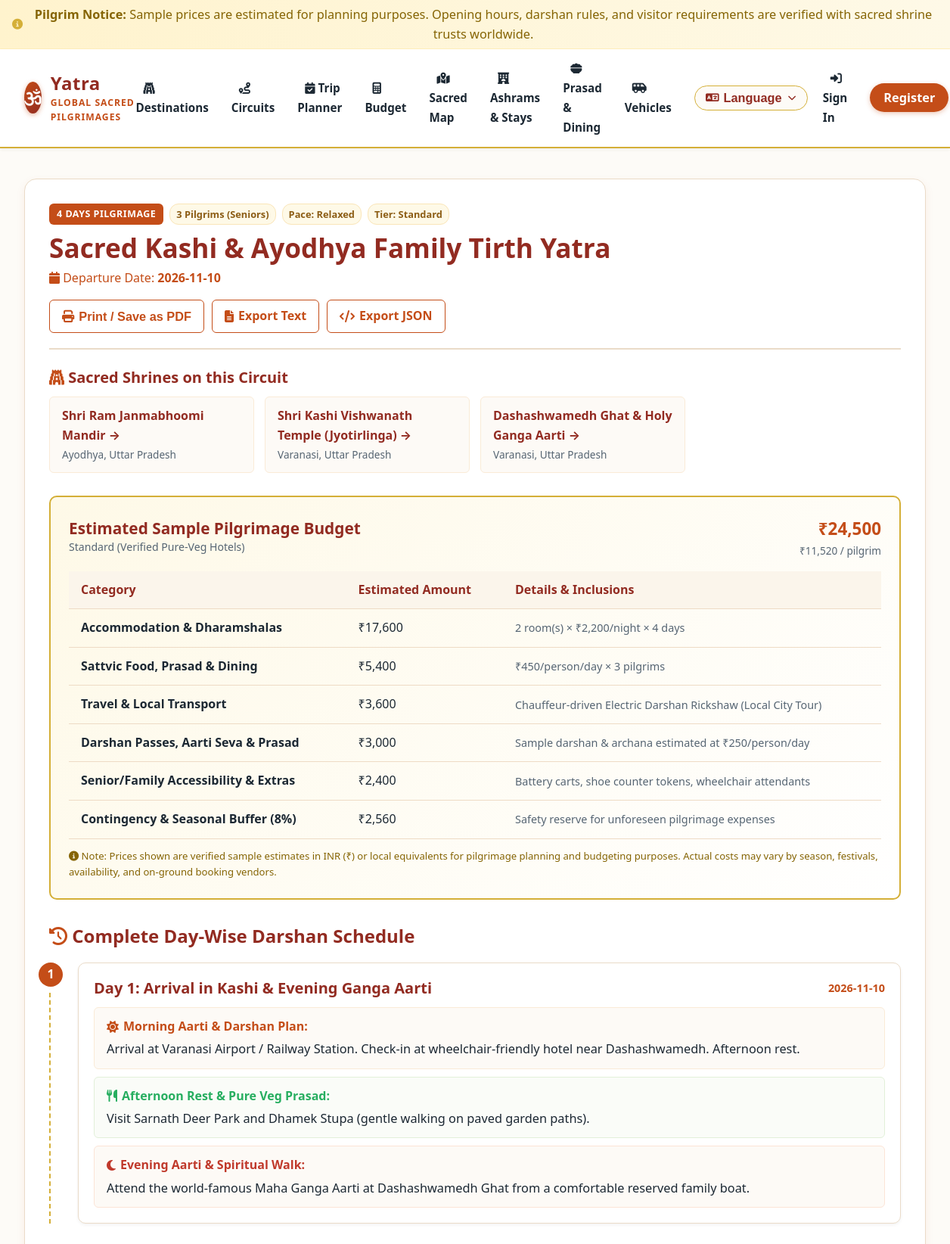
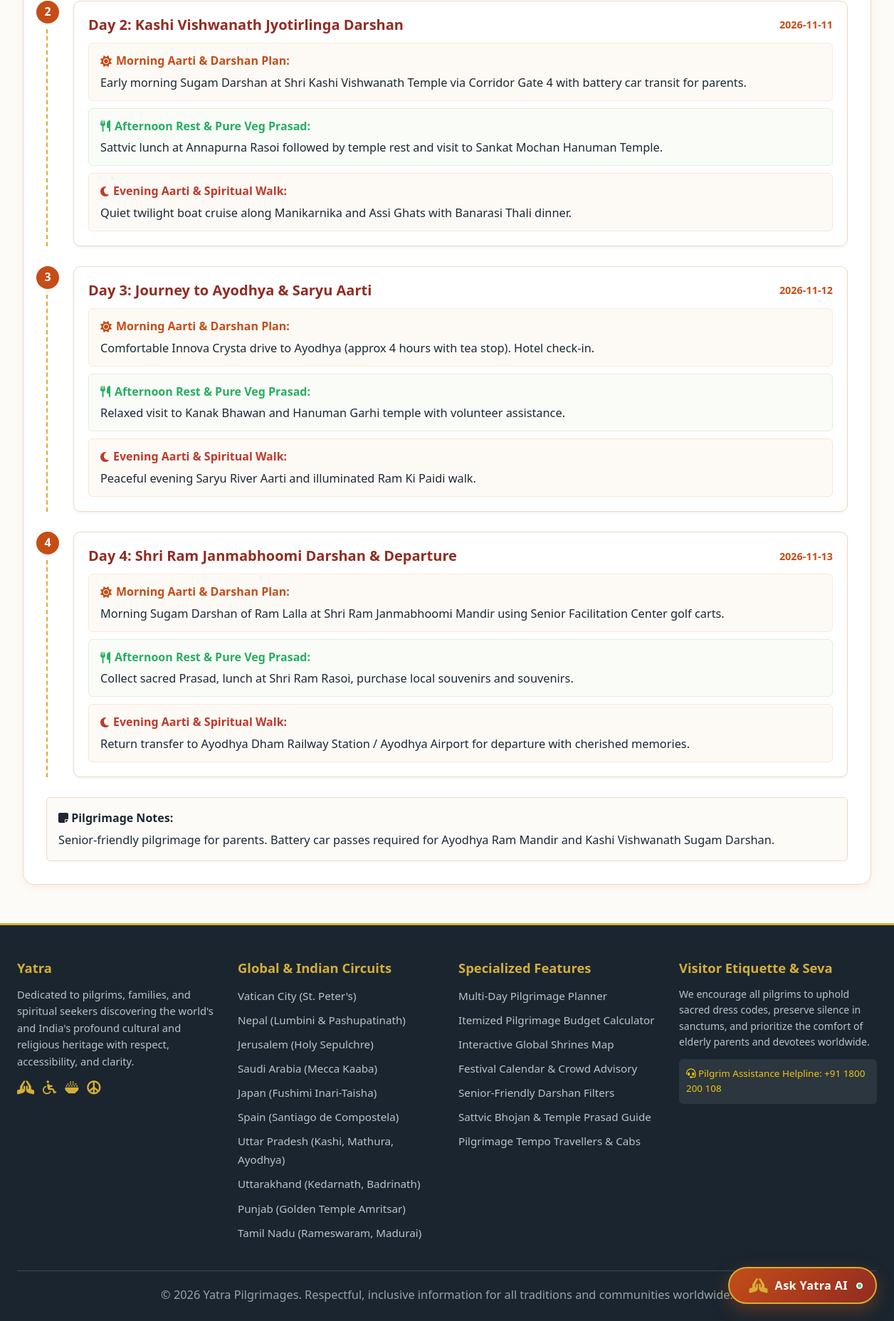
Screenshot of /trips/1 with the database file from the repository (2 pictures, top to bottom).
### tables this page shows
CREATE TABLE trips (
    id INTEGER PRIMARY KEY AUTOINCREMENT,
    user_id INTEGER,
    title TEXT NOT NULL,
    circuit_id INTEGER,
    destination_ids_json TEXT NOT NULL,
    start_date TEXT,
    total_days INTEGER NOT NULL,
    travelers_count INTEGER DEFAULT 2,
    traveler_profile TEXT CHECK(traveler_profile IN ('solo', 'couple', 'family', 'seniors')),
    pace TEXT CHECK(pace IN ('relaxed', 'balanced', 'active')),
    budget_tier TEXT CHECK(budget_tier IN ('economy', 'standard', 'comfort')),
    estimated_total_cost REAL NOT NULL,
    notes TEXT,
    created_at TIMESTAMP DEFAULT CURRENT_TIMESTAMP,
    FOREIGN KEY (user_id) REFERENCES users (id) ON DELETE CASCADE,
    FOREIGN KEY (circuit_id) REFERENCES circuits (id) ON DELETE SET NULL
);

CREATE TABLE religious_site_details (
    id INTEGER PRIMARY KEY AUTOINCREMENT,
    destination_id INTEGER UNIQUE NOT NULL,
    opening_hours TEXT NOT NULL,
    morning_aarti_time TEXT,
    evening_aarti_time TEXT,
    darshan_timings TEXT NOT NULL,
    special_darshan_info TEXT,
    entry_fee_info TEXT, -- Sample price details clearly stated
    dress_code TEXT NOT NULL,
    footwear_rules TEXT NOT NULL,
    phone_camera_rules TEXT NOT NULL,
    security_info TEXT,
    non_hindu_entry_rules TEXT,
    wheelchair_accessible INTEGER DEFAULT 0,
    senior_priority_darshan INTEGER DEFAULT 0,
    battery_car_available INTEGER DEFAULT 0,
    walking_distance_meters INTEGER DEFAULT 200,
    medical_facility_nearby INTEGER DEFAULT 1,
    official_booking_url TEXT,
    FOREIGN KEY (destination_id) REFERENCES destinations (id) ON DELETE CASCADE
);

CREATE TABLE destinations (
    id INTEGER PRIMARY KEY AUTOINCREMENT,
    name TEXT NOT NULL,
    city TEXT NOT NULL,
    state TEXT NOT NULL,
    country TEXT DEFAULT 'India',
    category TEXT NOT NULL CHECK(category IN ('temple', 'pilgrimage_route', 'sacred_river', 'mosque_dargah', 'church', 'gurudwara', 'monastery', 'heritage_site')),
    religion_tradition TEXT NOT NULL,
    description TEXT NOT NULL,
    history TEXT,
    significance TEXT,
    best_time_to_visit TEXT,
    latitude REAL,
    longitude REAL,
    image_url TEXT,
    verified INTEGER DEFAULT 1
);

CREATE TABLE trip_days (
    id INTEGER PRIMARY KEY AUTOINCREMENT,
    trip_id INTEGER NOT NULL,
    day_number INTEGER NOT NULL,
    date TEXT,
    title TEXT NOT NULL,
    morning_plan TEXT NOT NULL,
    afternoon_plan TEXT NOT NULL,
    evening_plan TEXT NOT NULL,
    estimated_cost REAL DEFAULT 0.0,
    FOREIGN KEY (trip_id) REFERENCES trips (id) ON DELETE CASCADE
);

### routes/trips.py (the view)
@trips_bp.route('/trips/<int:trip_id>')
def trip_summary(trip_id):
    user_id = session.get('user_id')
    trip = ItineraryService.get_trip_details(trip_id)
    if not trip:
        abort(404)
    return render_template('trip_summary.html', trip=trip, disclaimer=Config.SAMPLE_PRICE_DISCLAIMER)

### db.py (called while the page is built)
def get_db():
    if 'db' not in g:
        db_path = current_app.config.get('DATABASE_PATH', Config.DATABASE_PATH)
        g.db = sqlite3.connect(db_path)
        g.db.row_factory = sqlite3.Row
        g.db.execute("PRAGMA foreign_keys = ON;")
    return g.db

### services/location_service.py (called while the page is built)
    @staticmethod
    def get_destinations_by_ids(dest_ids):
        if not dest_ids:
            return []
        if is_supabase_enabled():
            dests = SupabaseService.get_destinations_by_ids(dest_ids)
            if dests:
                return dests
        db = get_db()
        placeholders = ",".join("?" for _ in dest_ids)
        query = f"""
            SELECT d.*, rsd.*
            FROM destinations d
            LEFT JOIN religious_site_details rsd ON d.id = rsd.destination_id
            WHERE d.id IN ({placeholders})
        """
        rows = db.execute(query, dest_ids).fetchall()
        return [dict(r) for r in rows]

### services/supabase_service.py (called while the page is built, shortened)
def get_supabase():
    global _supabase_client
    if _supabase_client is not None:
        return _supabase_client
    url = os.environ.get("SUPABASE_URL")
    key = os.environ.get("SUPABASE_SERVICE_ROLE_KEY") or os.environ.get("SUPABASE_KEY")
    if not url or not key:
        return None

def is_supabase_enabled():
    if has_app_context() and current_app and current_app.config.get("TESTING"):
        return False
    client = get_supabase()
    return client is not None

### services/vehicle_service.py (called while the page is built)
    @staticmethod
    def get_all_vehicles():
        if is_supabase_enabled():
            sb_vehicles = SupabaseService.get_vehicles()
            if sb_vehicles is not None and len(sb_vehicles) > 0:
                return sb_vehicles
        db = get_db()
        rows = db.execute("SELECT * FROM vehicles ORDER BY capacity ASC, price_per_day ASC").fetchall()
        return [dict(r) for r in rows]

    @staticmethod
    def get_vehicle_by_id(vehicle_id):
        if is_supabase_enabled():
            sb_vehicle = SupabaseService.get_vehicle_by_id(vehicle_id)
            if sb_vehicle:
                return sb_vehicle
        db = get_db()
        row = db.execute("SELECT * FROM vehicles WHERE id = ?", (vehicle_id,)).fetchone()
        return dict(row) if row else None

### templates/trip_summary.html (shortened to what this page needs)
{% extends 'base.html' %}
{% block content %}
<div class="planner-card">
    <div style="display: flex; justify-content: space-between; align-items: flex-start; flex-wrap: wrap; gap: 16px; margin-bottom: 24px; padding-bottom: 20px; border-bottom: 2px solid var(--border-color);">
        <div>
            <div style="display: flex; gap: 8px; margin-bottom: 8px;">
                <span class="badge-tag" style="position: static;">{{ trip.total_days }} Days Pilgrimage</span>
                <span class="amenity-pill">{{ trip.travelers_count }} Pilgrims ({{ trip.traveler_profile|capitalize }})</span>
                <span class="amenity-pill">Pace: {{ trip.pace|capitalize }}</span>
                <span class="amenity-pill">Tier: {{ trip.budget_tier|capitalize }}</span>
            </div>
            <h1 style="font-size: 2.2rem; color: var(--secondary-color); margin-top: 6px;">{{ trip.title }}</h1>
            {% if trip.start_date %}
                <div style="font-size: 1rem; color: var(--primary-color); margin-top: 4px;">
                    <i class="fa-solid fa-calendar"></i> Departure Date: <strong>{{ trip.start_date }}</strong>
                </div>
            {% endif %}
        </div>
        <div style="display: flex; gap: 10px; flex-wrap: wrap;" class="btn-print-group">
            <button onclick="window.print()" class="btn-outline btn-print">
                <i class="fa-solid fa-print"></i> Print / Save as PDF
            </button>
            <a href="{{ url_for('trips.export_text', trip_id=trip.id) }}" class="btn-outline btn-export">
                <i class="fa-solid fa-file-lines"></i> Export Text
            </a>
            <a href="{{ url_for('trips.export_json', trip_id=trip.id) }}" class="btn-outline btn-export">
                <i class="fa-solid fa-code"></i> Export JSON
            </a>
        </div>
    </div>
    <div style="margin-bottom: 30px;">
        <h3 style="font-size: 1.25rem; color: var(--secondary-color); margin-bottom: 12px;">
            <i class="fa-solid fa-gopuram" style="color: var(--primary-color);"></i> Sacred Shrines on this Circuit
        </h3>
        <div style="display: grid; grid-template-columns: repeat(auto-fill, minmax(260px, 1fr)); gap: 14px;">
            {% for d in trip.destinations %}
                <div style="background: #fdfaf6; border: 1px solid #faebd7; padding: 12px 16px; border-radius: var(--radius-sm);">
                    <a href="{{ url_for('destinations.destination_detail', dest_id=d.id) }}" style="font-weight: 700; color: var(--secondary-color);">
                        {{ d.name }} &rarr;
                    </a>
                    <div style="font-size: 0.85rem; color: var(--text-muted); margin-top: 2px;">{{ d.city }}, {{ d.state }}</div>
                </div>
            {% endfor %}
        </div>
    </div>
    <div class="budget-summary-box">
        <div style="display: flex; justify-content: space-between; align-items: center; flex-wrap: wrap; gap: 12px; margin-bottom: 12px;">
            <div>
                <h3 style="font-size: 1.3rem; margin: 0; color: var(--secondary-color);">Estimated Sample Pilgrimage Budget</h3>
                <div style="font-size: 0.88rem; color: var(--text-muted);">{{ trip.budget_info.tier_label }}</div>
            </div>
            <div style="text-align: right;">
                <div class="budget-grand-total">₹{{ "{:,.0f}".format(trip.estimated_total_cost) }}</div>
                <div style="font-size: 0.85rem; color: var(--text-muted);">₹{{ "{:,.0f}".format(trip.budget_info.per_person_cost) }} / pilgrim</div>
            </div>
        </div>
        <table class="budget-table">
            <thead>
                <tr>
                    <th>Category</th>
                    <th>Estimated Amount</th>
                    <th>Details & Inclusions</th>
                </tr>
            </thead>
            <tbody>
                {% for key, item in trip.budget_info.breakdown.items() %}
                    <tr>
                        <td><strong>{{ item.label }}</strong></td>
                        <td>₹{{ "{:,.0f}".format(item.amount) }}</td>
                        <td style="color: var(--text-muted); font-size: 0.9rem;">{{ item.note }}</td>
                    </tr>
                {% endfor %}
            </tbody>
        </table>
        <div style="margin-top: 12px; font-size: 0.82rem; color: #856404;">
            <i class="fa-solid fa-circle-info"></i> {{ trip.budget_info.disclaimer }}
        </div>
    </div>
    <h3 style="font-size: 1.5rem; color: var(--secondary-color); margin: 32px 0 20px 0;">
        <i class="fa-solid fa-clock-rotate-left" style="color: var(--primary-color);"></i> Complete Day-Wise Darshan Schedule
    </h3>
    {% for day in trip.days %}
        <div class="day-timeline-item">
            <div class="day-badge-marker">{{ day.day_number }}</div>
            <div style="background: #ffffff; border: 1px solid var(--border-color); border-radius: var(--radius-md); padding: 20px; box-shadow: var(--shadow-sm);">
                <div style="display: flex; justify-content: space-between; align-items: center; margin-bottom: 12px; flex-wrap: wrap;">
                    <h4 style="font-size: 1.25rem; color: var(--secondary-color); margin: 0;">{{ day.title }}</h4>
                    {% if day.date %}
                        <span style="font-weight: 700; color: var(--primary-color); font-size: 0.9rem;">{{ day.date }}</span>
                    {% endif %}
                </div>
                <div class="time-slot">
                    <strong><i class="fa-solid fa-sun"></i> Morning Aarti & Darshan Plan:</strong>
                    <p style="margin-top: 4px; color: var(--text-primary); line-height: 1.6;">{{ day.morning_plan }}</p>
                </div>
                <div class="time-slot" style="background-color: #fafcf8; border-color: #e2f0d9;">
                    <strong style="color: #27ae60;"><i class="fa-solid fa-utensils"></i> Afternoon Rest & Pure Veg Prasad:</strong>
                    <p style="margin-top: 4px; color: var(--text-primary); line-height: 1.6;">{{ day.afternoon_plan }}</p>
                </div>
                <div class="time-slot" style="background-color: #fdfaf6; border-color: #fce4d6;">
                    <strong style="color: #c0392b;"><i class="fa-solid fa-moon"></i> Evening Aarti & Spiritual Walk:</strong>
                    <p style="margin-top: 4px; color: var(--text-primary); line-height: 1.6;">{{ day.evening_plan }}</p>
                </div>
            </div>
        </div>
    {% endfor %}
    {% if trip.notes %}
        <div style="margin-top: 24px; padding: 16px; background: #fdfbf7; border: 1px solid var(--border-color); border-radius: var(--radius-sm);">
            <strong><i class="fa-solid fa-note-sticky"></i> Pilgrimage Notes:</strong>
            <p style="margin-top: 4px; color: var(--text-primary);">{{ trip.notes }}</p>
        </div>
    {% endif %}
</div>
{% endblock %}

### static/css/style.css (style rules this page uses)
:root { --primary-color: #c44d18; --primary-hover: #a33c10; --secondary-color: #922b21; --accent-gold: #d4af37; --accent-gold-light: #fef9e7; --accent-teal: #117864; --bg-parchment: #fdfbf7; --bg-card: #ffffff; --text-primary: #1c2833; --text-muted: #566573; --border-color: #eadbc8; --shadow-sm: 0 2px 4px rgba(0, 0, 0, 0.05); --shadow-md: 0 4px 12px rgba(196, 77, 24, 0.08); --shadow-lg: 0 8px 24px rgba(0, 0, 0, 0.12); --radius-sm: 6px; --radius-md: 10px; --radius-lg: 16px; --font-family: 'Segoe UI', -apple-system, BlinkMacSystemFont, Roboto, sans-serif; }
* { box-sizing: border-box; margin: 0; padding: 0; }
body { font-family: var(--font-family); background-color: var(--bg-parchment); color: var(--text-primary); line-height: 1.6; font-size: 16px; min-height: 100vh; display: flex; flex-direction: column; }
p, li, span, input, select, textarea, button { font-size: 1.02rem; }
h1, h2, h3, h4, h5 { color: var(--secondary-color); font-weight: 700; line-height: 1.3; }
a { color: var(--primary-color); text-decoration: none; transition: color 0.2s ease; }
.badge-tag { position: absolute; top: 12px; left: 12px; background-color: var(--primary-color); color: #ffffff; padding: 4px 10px; border-radius: var(--radius-sm); font-size: 0.78rem; font-weight: 700; text-transform: uppercase; letter-spacing: 0.5px; }
.amenity-pill { background-color: var(--accent-gold-light); border: 1px solid #fae5b8; color: #8c5d15; font-size: 0.8rem; font-weight: 600; padding: 3px 8px; border-radius: 12px; display: flex; align-items: center; gap: 4px; }
.btn-outline { background-color: transparent; color: var(--primary-color); border: 1px solid var(--primary-color); padding: 8px 16px; border-radius: var(--radius-sm); font-weight: 600; cursor: pointer; display: inline-flex; align-items: center; gap: 6px; transition: all 0.2s; }
.planner-card { background-color: #ffffff; border-radius: var(--radius-lg); border: 1px solid var(--border-color); padding: 32px; box-shadow: var(--shadow-md); margin-bottom: 30px; }
.day-timeline-item { position: relative; padding-left: 36px; margin-bottom: 28px; border-left: 2px dashed var(--accent-gold); }
.day-badge-marker { position: absolute; left: -16px; top: 0; width: 32px; height: 32px; border-radius: 50%; background-color: var(--primary-color); color: #ffffff; display: flex; align-items: center; justify-content: center; font-weight: 700; box-shadow: 0 0 0 4px #fff; }
.time-slot { background-color: #fdfaf6; border: 1px solid #faebd7; border-radius: var(--radius-sm); padding: 12px 16px; margin-top: 10px; }
.time-slot strong { color: var(--primary-color); display: flex; align-items: center; gap: 6px; }
.budget-summary-box { background: linear-gradient(135deg, #fef9e7 0%, #fff 100%); border: 2px solid var(--accent-gold); border-radius: var(--radius-md); padding: 24px; margin-bottom: 24px; }
.budget-table { width: 100%; border-collapse: collapse; margin-top: 16px; }
.budget-table th, .budget-table td { padding: 12px 16px; border-bottom: 1px solid #eedbc5; text-align: left; }
.budget-table th { background-color: #fbf5eb; color: var(--secondary-color); font-weight: 700; }
.budget-grand-total { font-size: 1.4rem; font-weight: 800; color: var(--primary-color); }
body { top: 0px !important; }

### rows the page displays
trips: total_days "4", travelers_count "3", traveler_profile "Seniors", pace "Relaxed", budget_tier "Standard", title "Sacred Kashi & Ayodhya Family Tirth Yatra", start_date "2026-11-10", estimated_total_cost "24,500", notes "Senior-friendly pilgrimage for parents. Battery car passes required for Ayodhya Ram Mandir and Kashi Vishwanath Sugam Darshan."
religious_site_details: name "Shri Ram Janmabhoomi Mandir", city "Ayodhya", state "Uttar Pradesh"
religious_site_details: name "Shri Kashi Vishwanath Temple (Jyotirlinga)", city "Varanasi", state "Uttar Pradesh"
religious_site_details: name "Dashashwamedh Ghat & Holy Ganga Aarti", city "Varanasi", state "Uttar Pradesh"
trip_days: day_number "1", title "Day 1: Arrival in Kashi & Evening Ganga Aarti", date "2026-11-10", morning_plan "Arrival at Varanasi Airport / Railway Station. Check-in at wheelchair-friendly hotel near Dashashwamedh. Afternoon rest.", afternoon_plan "Visit Sarnath Deer Park and Dhamek Stupa (gentle walking on paved garden paths).", evening_plan "Attend the world-famous Maha Ganga Aarti at Dashashwamedh Ghat from a comfortable reserved family boat."
trip_days: day_number "2", title "Day 2: Kashi Vishwanath Jyotirlinga Darshan", date "2026-11-11", morning_plan "Early morning Sugam Darshan at Shri Kashi Vishwanath Temple via Corridor Gate 4 with battery car transit for parents.", afternoon_plan "Sattvic lunch at Annapurna Rasoi followed by temple rest and visit to Sankat Mochan Hanuman Temple.", evening_plan "Quiet twilight boat cruise along Manikarnika and Assi Ghats with Banarasi Thali dinner."
trip_days: day_number "3", title "Day 3: Journey to Ayodhya & Saryu Aarti", date "2026-11-12", morning_plan "Comfortable Innova Crysta drive to Ayodhya (approx 4 hours with tea stop). Hotel check-in.", afternoon_plan "Relaxed visit to Kanak Bhawan and Hanuman Garhi temple with volunteer assistance.", evening_plan "Peaceful evening Saryu River Aarti and illuminated Ram Ki Paidi walk."
trip_days: day_number "4", title "Day 4: Shri Ram Janmabhoomi Darshan & Departure", date "2026-11-13", morning_plan "Morning Sugam Darshan of Ram Lalla at Shri Ram Janmabhoomi Mandir using Senior Facilitation Center golf carts.", afternoon_plan "Collect sacred Prasad, lunch at Shri Ram Rasoi, purchase local souvenirs and souvenirs.", evening_plan "Return transfer to Ayodhya Dham Railway Station / Ayodhya Airport for departure with cherished memories."

### other values shown
{{ trip.budget_info.tier_label }} "Standard (Verified Pure-Veg Hotels)"
{{ "{:,.0f}".format(trip.budget_info.per_person_cost) }} "11,520"
{{ item.label }} "Accommodation & Dharamshalas" "Sattvic Food, Prasad & Dining" "Travel & Local Transport" "Darshan Passes, Aarti Seva & Prasad" "Senior/Family Accessibility & Extras" "Contingency & Seasonal Buffer (8%)"
{{ "{:,.0f}".format(item.amount) }} "17,600" "5,400" "3,600" "3,000" "2,400" "2,560"
{{ item.note }} "2 room(s) × ₹2,200/night × 4 days" "₹450/person/day × 3 pilgrims" "Chauffeur-driven Electric Darshan Rickshaw (Local City Tour)" "Sample darshan & archana estimated at ₹250/person/day" "Battery carts, shoe counter tokens, wheelchair attendants" "Safety reserve for unforeseen pilgrimage expenses"
